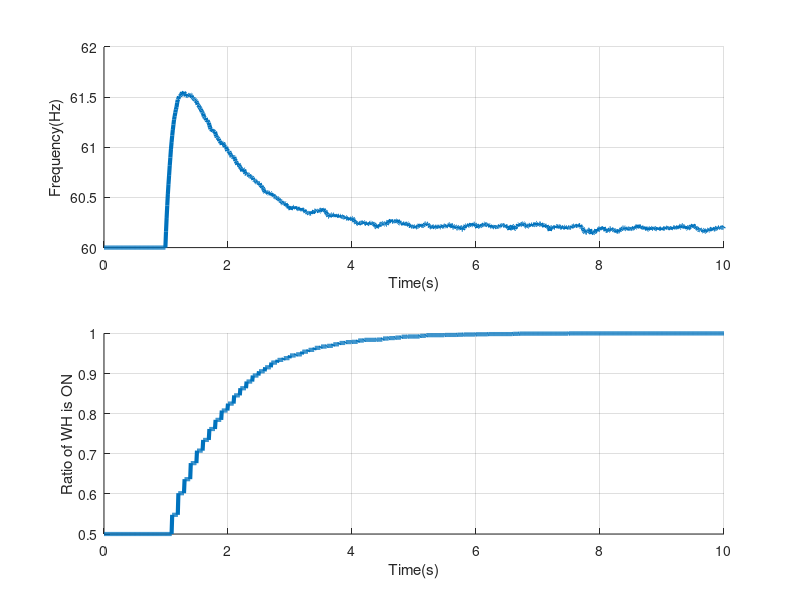
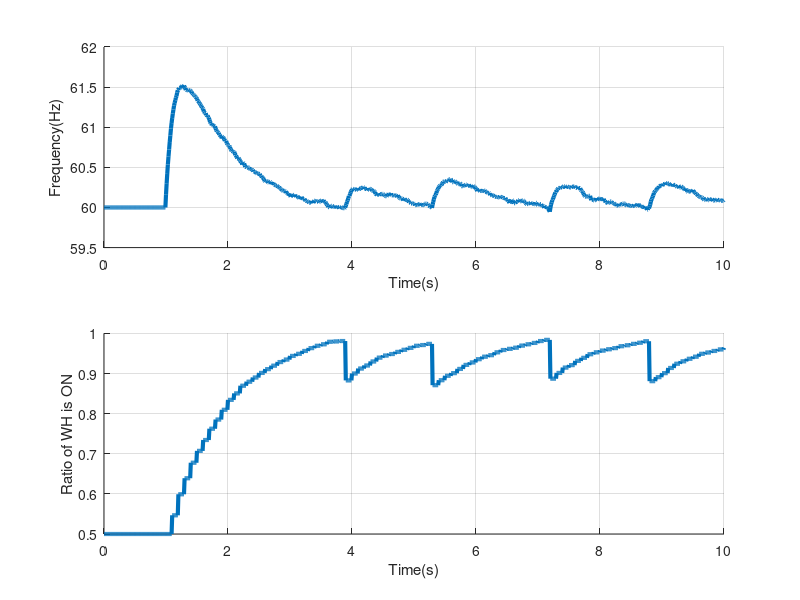
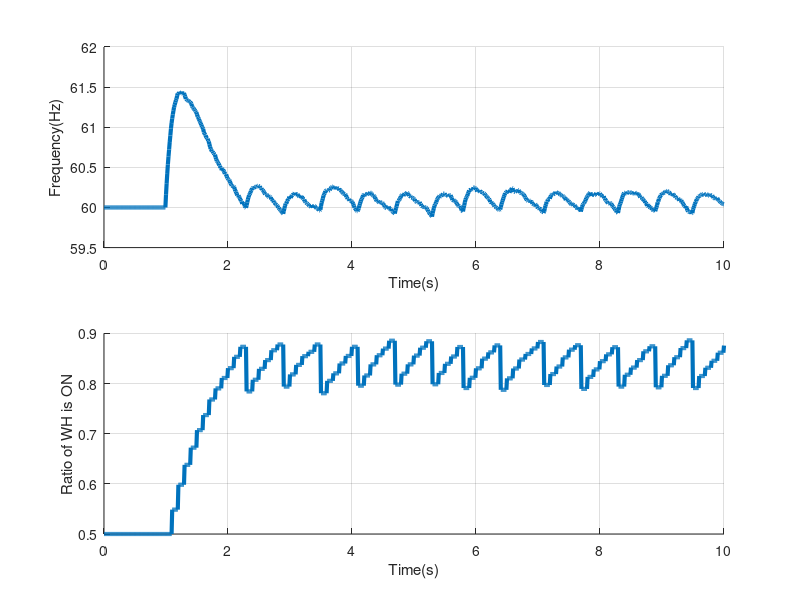

Source code (MATLAB) for these figures, in order:
% This script implements the S-DSM controller with fixed alpha proposed in the paper 
% "A Stochastic Controller for Primary Frequency Regulation using ON/OFF Demand Side Resources"
% Guanyu Tian 09/09/2022

clear all
% close all
clc

for N = [1800, 2100, 2800] % number of water heater participating in DR, 3 scenarios
% initialization
P_on = 1e-4; % power of water heater is 1 kW when turned on
omega0 = 1; % nominal frequency is 60 Hz
oemga_DR = [60,60]/60; % the thresholds for DR triggering, 2 Hz deadband
H = 20;
D = 3;
Pm = 10;
T = 10;
t_sequence = 0:0.01:T;
N_step = length(t_sequence);
WH_status = [zeros(N/2,1);ones(N/2,1)]; % half on, half off
WH_status_record = zeros(N,N_step);
WH_status_record(:,1) = WH_status;
Pe_fix = Pm-sum(WH_status*P_on)*ones(1,N_step);
Pe_fix_init = Pe_fix(1);

% time domain simulation
rng(666)
x = [0;omega0];
flag = zeros(N,1);
for t=2:N_step
    delta = x(1,end);
    omega = x(2,end);
    if t_sequence(t)>=1
        Pe_fix(t)=Pe_fix_init-0.1 + normrnd(0,0.005);
    end
    alpha = 0.1;
     
    if mod(t_sequence(t),0.1)==0 % response frequency of WH is 0.1 s
        if omega<oemga_DR(1) % WH response to under frequency
            for i = 1:N
                if WH_status(i)==1
                    n = rand(1);
                    if n<=alpha
                        WH_status(i) = 0;
                    end
                end
            end
        end
        if omega>oemga_DR(2) % WH response to over frequency
            for i = 1:N 
                if WH_status(i)==0
                    n = rand(1);
                    if n<=alpha
                        WH_status(i) = 1;
                    end
                end
            end
        end
    end
    Pe = Pe_fix(t) + sum(WH_status*P_on); 
    WH_status_record(:,t) = WH_status;
        
    ddelta = omega-omega0;
    domega = (Pm-Pe-D*(omega-omega0))/(2*H);
    
    x = [x [delta+ddelta;omega+domega]];
end

figure(N)
subplot(2,1,1)
hold on
plot(t_sequence,x(2,:)*60,'LineWidth',3)
xlabel('Time(s)')
ylabel('Frequency(Hz)')
% legend('N=1900','N=2500','N=3100')
grid on
subplot(2,1,2)
hold on
plot(t_sequence,sum(WH_status_record)/N,'LineWidth',3)
xlabel('Time(s)')
ylabel('Ratio of WH is ON')
% legend('N=1900','N=2500','N=3100')
grid on
% ylim([0 0.6])

end


























